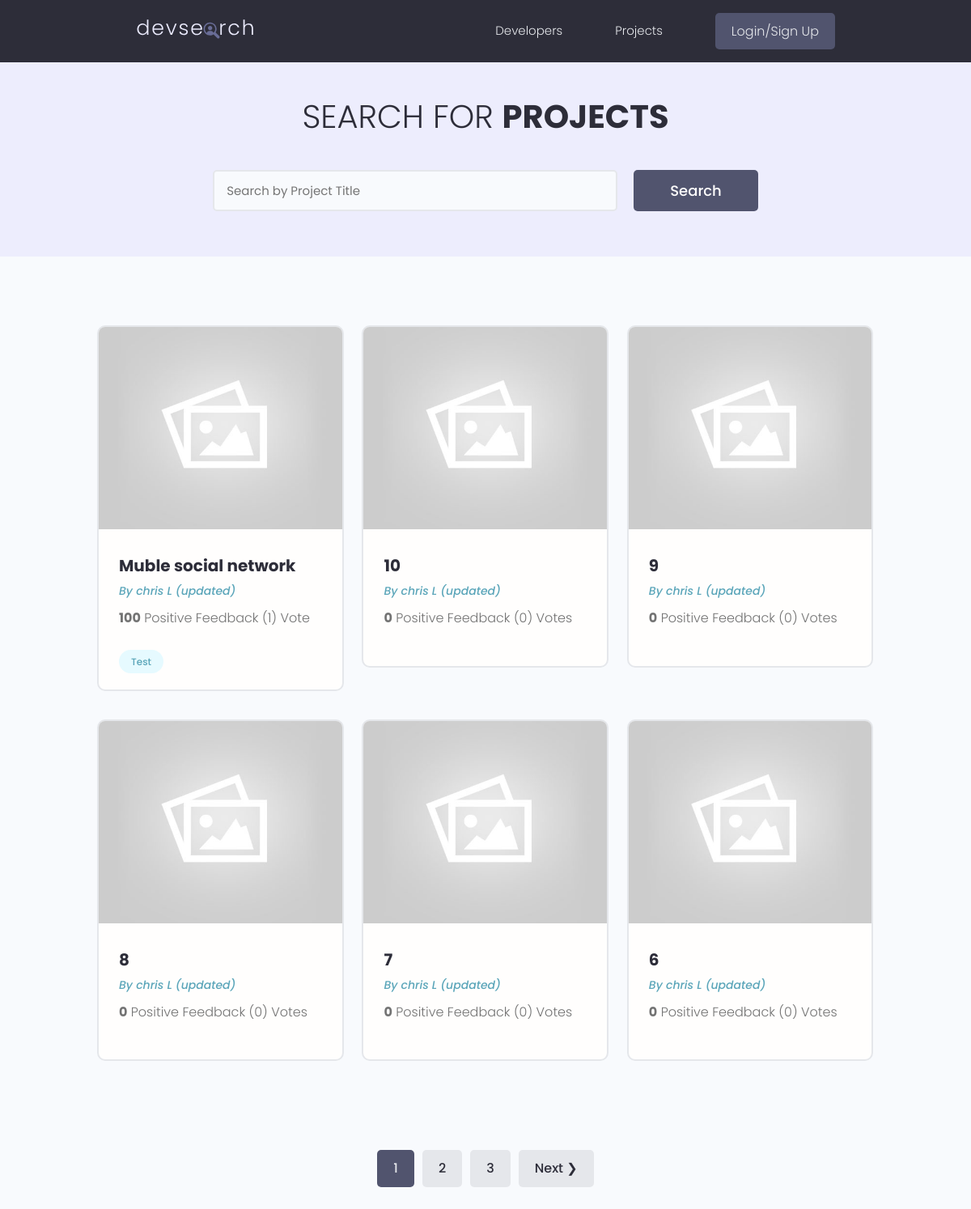
The page /projects/ on the database as committed earlier.
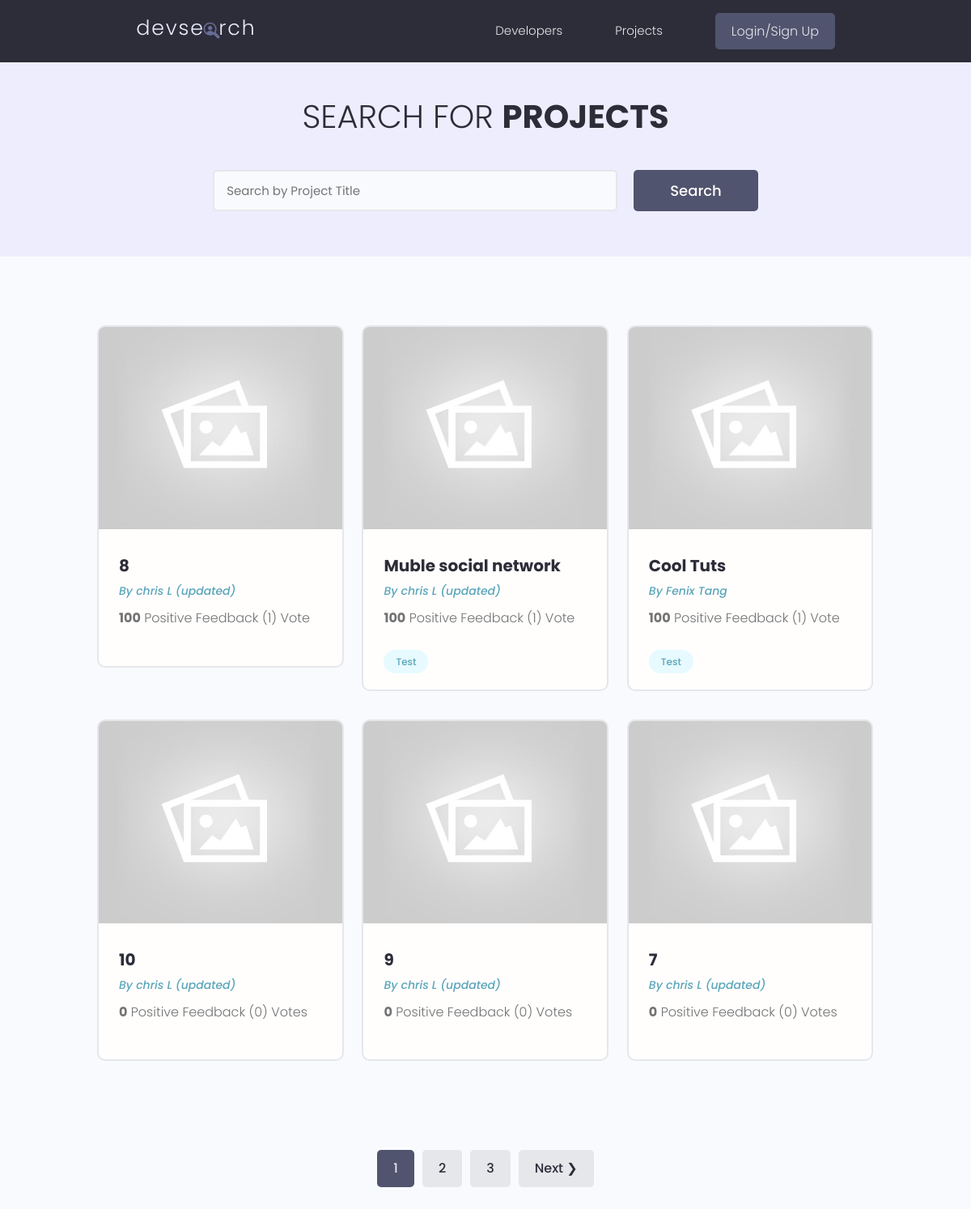
The same page on the database as committed later.
### projects/models.py (models this page shows, shortened)
class Project(models.Model):
    owner = models.ForeignKey(Profile, null=True, blank=True, on_delete=models.CASCADE)
    title = models.CharField(max_length=200)
    description = models.TextField(null=True, blank=True)
    featured_image = models.ImageField(null=True, blank=True, default="default.jpg")
    demo_link = models.CharField(max_length=2000, null=True, blank=True)
    source_link = models.CharField(max_length=2000, null=True, blank=True)
    tags = models.ManyToManyField('Tag', blank=True)
    vote_total = models.IntegerField(default=0, null=True, blank=True)
    vote_ratio = models.IntegerField(default=0, null=True, blank=True)
    created = models.DateTimeField(auto_now_add=True)
    id = models.UUIDField(default=uuid.uuid4, unique=True, primary_key=True, editable=False)
    class Meta:
        ordering = ['-vote_ratio', '-vote_total', '-created']
    @property
    def imageURL(self):
        try:
            url = self.featured_image.url
        except:
            url = ''
        return url

class Tag(models.Model):
    name = models.CharField(max_length=200)
    created = models.DateTimeField(auto_now_add=True)
    id = models.UUIDField(default=uuid.uuid4, unique=True, primary_key=True, editable=False)
    def __str__(self):
        return self.name

### users/models.py (models this page shows, shortened)
class Profile(models.Model):
    user = models.OneToOneField(User, on_delete=models.CASCADE, null=True, blank=True)
    name = models.CharField(max_length=200, blank=True, null=True)
    email = models.CharField(max_length=500, blank=True, null=True)
    username = models.CharField(max_length=200, blank=True, null=True)
    location = models.CharField(max_length=200, blank=True, null=True)
    short_intro = models.CharField(max_length=200, blank=True, null=True)
    bio = models.TextField(blank=True, null=True)
    profile_image = models.ImageField(null=True, blank=True,upload_to='profiles/', default="profiles/user-default.png")
    social_github = models.CharField(max_length=200, blank=True, null=True)
    social_twitter = models.CharField(max_length=200, blank=True, null=True)
    social_linkedin = models.CharField(max_length=200, blank=True, null=True)
    social_youtube = models.CharField(max_length=200, blank=True, null=True)
    created = models.DateTimeField(auto_now_add=True)
    id = models.UUIDField(default=uuid.uuid4, unique=True, primary_key=True, editable=False)
    class Meta:
        ordering = ['-created']

### projects/views.py (the view)
# urls.py: path('projects/', include('projects.urls')),
def projects(request):
    projects, search_query = searchProjects(request)
    custom_range, projects  = paginateProjects(request, projects, 6)
    context = {'projects': projects, 'search_query': search_query, 'custom_range': custom_range}
    return render(request, 'projects/projects.html', context)

### projects/utils.py (called while the page is built)
def paginateProjects(request, projects, results):
    page = request.GET.get('page')
    paginator = Paginator(projects, results)
    try:
        projects = paginator.page(page)
    except PageNotAnInteger:
        page = 1
        projects = paginator.page(page)
    except EmptyPage:
        page = paginator.num_pages
        projects = paginator.page(page)
    leftIndex = (int(page)-4)
    if leftIndex <1:
        leftIndex = 1
    rightIndex = (int(page)+5)
    if rightIndex > paginator.num_pages:
        rightIndex = paginator.num_pages +1
    custom_range = range(leftIndex, rightIndex)
    return custom_range, projects

def searchProjects(request):
    search_query = ''
    if request.GET.get('search_query'):
        search_query = request.GET.get('search_query')
    tags = Tag.objects.filter(name__icontains=search_query)
    projects = Project.objects.distinct().filter(
        Q(title__icontains=search_query) |
        Q(description__icontains=search_query) |
        Q(owner__name__icontains=search_query) |
        Q(tags__in=tags)
    )
    return projects, search_query

### projects/templates/projects/projects.html (shortened to what this page needs)
{% extends 'main.html' %}
{% block content %}
    <main class="projects">
        <section class="hero-section text-center">
            <div class="container container--narrow">
                <div class="hero-section__box">
                    <h2>
                        Search for <span>Projects</span>
                    </h2>
                </div>
                <div class="hero-section__search">
                    <form id='searchForm'
                          class="form"
                          action="{% url 'projects' %}"
                          method="get">
                        <div class="form__field">
                            <input class="input input--text"
                                   id="formInput#search"
                                   type="text"
                                   name="search_query"
                                   placeholder="Search by Project Title"
                                   value="{{ search_query }}"/>
                        </div>
                        <input class="btn btn--sub btn--lg" type="submit" value="Search" />
                    </form>
                </div>
            </div>
        </section>
        <section class="projectsList">
            <div class="container">
                <div class="grid grid--three">
                    {% for project in projects %}
                        <div class="column">
                            <div class="card project">
                                <a href="{% url 'project' project.id %}" class="project">
                                    <img class="project__thumbnail"
                                         src="{{ project.imageURL }}"
                                         alt="project thumbnail"/>
                                    <div class="card__body">
                                        <h3 class="project__title">{{ project.title }}</h3>
                                        <p>
                                            <a class="project__author"
                                               href="{% url 'user-profile' project.owner.id %}">By {{ project.owner.name }}</a>
                                        </p>
                                        <p class="project--rating">
                                            <span style="font-weight: bold;">{{ project.vote_ratio }}</span> Positive
                                            Feedback ({{ project.vote_total }}) Vote{{ project.vote_total|pluralize:"s" }}
                                        </p>
                                        <div class="project__tags">
                                            {% for tag in project.tags.all %}
                                                <span class="tag tag--pill tag--main">
                                                    <small>{{ tag }}</small>
                                                </span>
                                            {% endfor %}
                                        </div>
                                    </div>
                                </a>
                            </div>
                        </div>
                    {% endfor %}
                </div>
            </div>
        </section>
        {% include "pagination.html" with queryset=projects custom_range=custom_range search_query=search_query %}
    </main>
{% endblock content %}

Rows that differ between the two databases and show on the page:
no longer on this page (row unchanged): Project: imageURL (placeholder picture), title "6", owner.name "chris L (updated)", vote_ratio "0", vote_total "0"
changed Project (number 1 of 6 on the later page): vote_ratio "0" → "100"; vote_total "0" → "1"; moves up the list
now on this page (row edited): Project: imageURL (placeholder picture), title "Cool Tuts", owner.name "Fenix Tang", vote_ratio "100", vote_total "1", Tag (name "Test")
